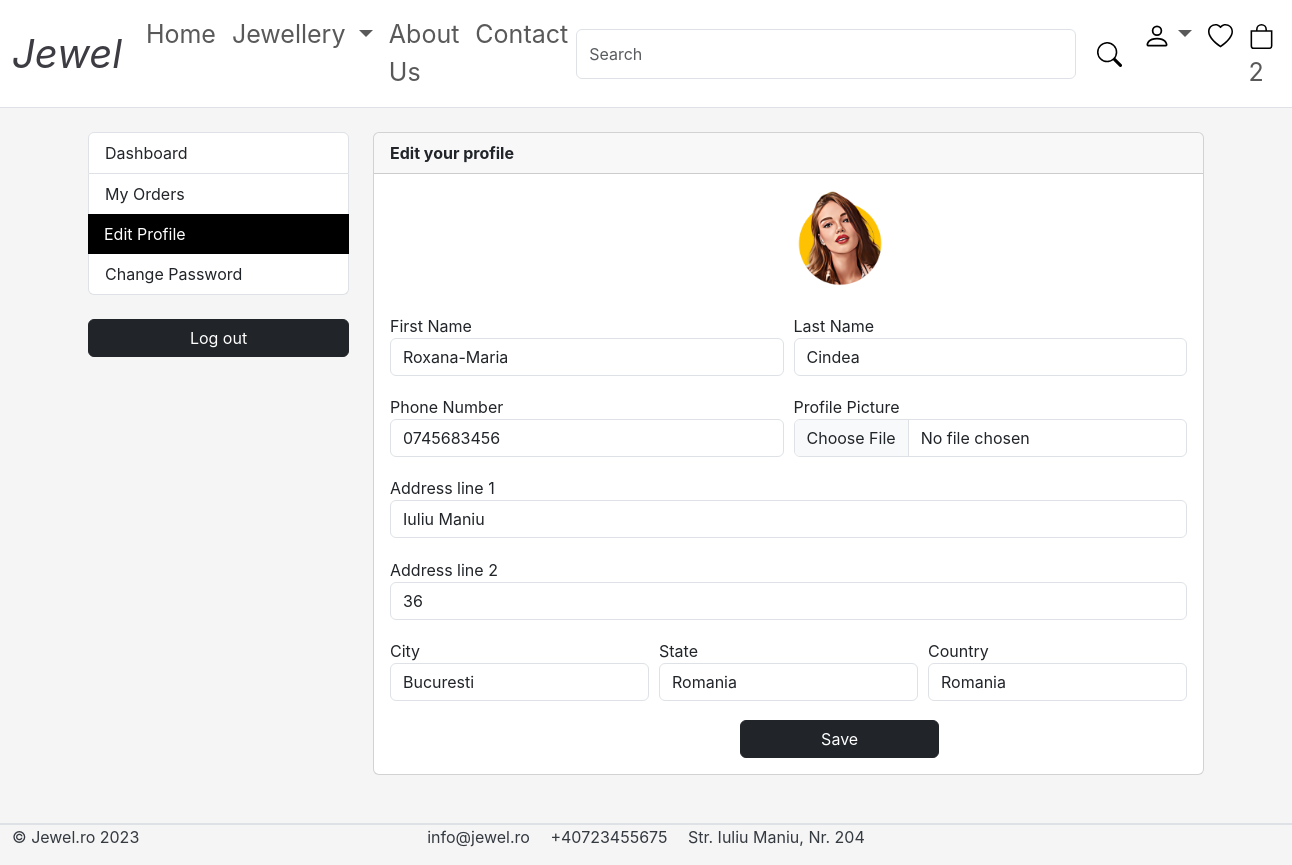
Screenshot of /accounts/edit_profile/ (signed in) with the database file from the repository.
### accounts/models.py (models this page shows, shortened)
class UserProfile(models.Model):
    user = models.OneToOneField(Account, on_delete=models.CASCADE)
    address_line_1 = models.CharField(max_length=100, blank=True)
    address_line_2 = models.CharField(max_length=100, blank=True)
    profile_picture = models.ImageField(blank=True, upload_to='userprofile')
    city = models.CharField(max_length=20, blank=True)
    state = models.CharField(max_length=20, blank=True)
    country = models.CharField(max_length=20, blank=True)

class Account(AbstractBaseUser):
    first_name = models.CharField(max_length=50)
    last_name = models.CharField(max_length=50)
    username = models.CharField(max_length=50, unique=True)
    email = models.EmailField(max_length=100, unique=True)
    phone_number = models.CharField(max_length=50)
    date_joined = models.DateTimeField(auto_now_add=True)
    last_login = models.DateTimeField(auto_now_add=True)
    is_admin = models.BooleanField(default=False)
    is_staff = models.BooleanField(default=False)
    is_active = models.BooleanField(default=False)
    is_superadmin = models.BooleanField(default=False)
    USERNAME_FIELD = 'email'
    REQUIRED_FIELDS = ['username', 'first_name', 'last_name']
    objects = MyAccountManager()

### accounts/views.py (the view)
# urls.py: path('edit_profile/', views.edit_profile, name='edit_profile'),
@login_required(login_url='login')
def edit_profile(request):
    user_profile = get_object_or_404(UserProfile, user=request.user)
    if request.method == 'POST':
        user_form = UserForm(request.POST, instance=request.user)
        profile_form = UserProfileForm(request.POST, request.FILES, instance=user_profile)
        if user_form.is_valid() and profile_form.is_valid():
            user_form.save()
            profile_form.save()
            messages.success(request, 'Your profile has been updated.')
            return redirect('edit_profile')
    else:
        user_form = UserForm(instance=request.user)
        profile_form = UserProfileForm(instance=user_profile)
    context = {
        'user_form': user_form,
        'profile_form': profile_form,
        'user_profile': user_profile,
    }
    return render(request, 'accounts/edit_profile.html', context)

### accounts/forms.py
class UserForm(forms.ModelForm):
    class Meta:
        model = Account
        fields = ('first_name', 'last_name', 'phone_number')
    def __init__(self, *args, **kwargs):
        super(UserForm, self).__init__(*args, **kwargs)
        for field in self.fields:
            self.fields[field].widget.attrs['class'] = 'form-control'

class UserProfileForm(forms.ModelForm):
    profile_picture = forms.ImageField(required=False, error_messages={'invalid': {"Image files only"}},
                                       widget=forms.FileInput)
    class Meta:
        model = UserProfile
        fields = ('profile_picture', 'address_line_1', 'address_line_2', 'city', 'state', 'country')
    def __init__(self, *args, **kwargs):
        super(UserProfileForm, self).__init__(*args, **kwargs)
        for field in self.fields:
            self.fields[field].widget.attrs['class'] = 'form-control'

### cart/context_processors.py (called while the page is built)
def counter(request):
    cart_count = 0
    if 'admin' in request.path:
        return {}
    else:
        try:
            cart = Cart.objects.filter(cart_id=_cart_id(request))
            if request.user.is_authenticated:
                cart_items = CartItem.objects.all().filter(user=request.user)
            else:
                cart_items = CartItem.objects.all().filter(cart=cart[:1])
            for cart_item in cart_items:
                cart_count += cart_item.quantity
        except Cart.DoesNotExist:
            cart_count = 0
    return dict(cart_count=cart_count)

### cart/views.py (called while the page is built)
def _cart_id(request):
    cart = request.session.session_key
    if not cart:
        cart = request.session.create()
    return cart

### category/context_processors.py (called while the page is built)
def menu_links(request):
    links = Category.objects.all()
    return dict(links=links)

def current_url(request):
    print(request.path)
    return {'url':  request.path}

### category/models.py (called while the page is built)
    def get_url(self):
        return reverse('products-by-category', args=[self.slug])

### templates/accounts/edit_profile.html (shortened to what this page needs)
{% extends 'base.html' %}
{% load static %}
{% block content %}
    <br>
    <section class="section-content padding-y bg">
        <div class="container">
            <div class="row">
                {% include 'dashboard_sidebar.html' %}
                <main class="col-md-9">
                    <article class="card">
                        <header class="card-header">
                            <strong class="d-inline-block mr-3">Edit your profile</strong>
                        </header>
                        <div class="card-body">
                            <div>
                                <img src="{{ user_profile.profile_picture.url }}" alt="Profile Picture" width="100"
                                     style="border-radius: 50%; margin-left: 400px;">
                            </div>
                            <br>
                            <div class="row">
                                <div class="col-md-12">
                                    <form action="{% url 'edit_profile' %}" method="POST" enctype="multipart/form-data">
                                        <div class="form-row">
                                            <div class="form-group col-md-6">
                                                <label>First Name</label>
                                                {{ user_form.first_name }}
                                            </div>
                                            <div class="form-group col-md-6">
                                                <label>Last Name</label>
                                                {{ user_form.last_name }}
                                            </div>
                                        </div>
                                        <div class="form-row">
                                            <div class="form-group col-md-6">
                                                <label>Phone Number</label>
                                                {{ user_form.phone_number }}
                                            </div>
                                            <div class="form-group col-md-6">
                                                <label>Profile Picture</label>
                                                {{ profile_form.profile_picture }}
                                            </div>
                                        </div>
                                        <div class="form-group">
                                            <label>Address line 1</label>
                                            {{ profile_form.address_line_1 }}
                                        </div>
                                        <div class="form-group">
                                            <label>Address line 2</label>
                                            {{ profile_form.address_line_2 }}
                                        </div>
                                        <div class="form-row">
                                            <div class="form-group col-md-4">
                                                <label>City</label>
                                                {{ profile_form.city }}
                                            </div>
                                            <div class="form-group col-md-4">
                                                <label>State</label>
                                                {{ profile_form.state }}
                                            </div>
                                            <div class="form-group col-md-4">
                                                <label>Country</label>
                                                {{ profile_form.country }}
                                            </div>
                                        </div>
                                        <input type="submit" value="Save" class="btn btn-dark w-25"
                                               style="margin-left: 350px">
                                    </form>
                                </div>
                            </div>
                        </div>
                    </article>
                </main>
            </div>
        </div>
    </section>
    <br><br>
{% endblock %}

### static/css/my_style.css (style rules this page uses)
*, *::before, *::after { box-sizing: border-box; }
html { font-family: sans-serif; line-height: 1.15; -webkit-text-size-adjust: 100%; -webkit-tap-highlight-color: rgba(0, 0, 0, 0); }
article, aside, figcaption, figure, footer, header, hgroup, main, nav, section { display: block; }
body { margin: 0; font-family: "Inter", Arial, "Helvetica Neue", "Segoe UI", sans-serif, "Apple Color Emoji", "Segoe UI Emoji", "Segoe UI Symbol", "Noto Color Emoji"; font-size: 1rem; font-weight: 400; line-height: 1.5; color: #343a40; text-align: left; background-color: #F5F5F5; }
.form-row { display: flex; flex-wrap: wrap; margin-right: -5px; margin-left: -5px; }
.form-row > .col, .form-row > [class*=col-] { padding-right: 5px; padding-left: 5px; }
.form-group { margin-bottom: 1.2rem; }

### rows the page displays
UserProfile: profile_picture (picture), address_line_1 "Iuliu Maniu", address_line_2 "36", city "Bucuresti", state "Romania", country "Romania"
Account: first_name "Roxana-Maria", last_name "Cindea", phone_number "0745683456"

### other values shown
{{ cart_count }} "2"
